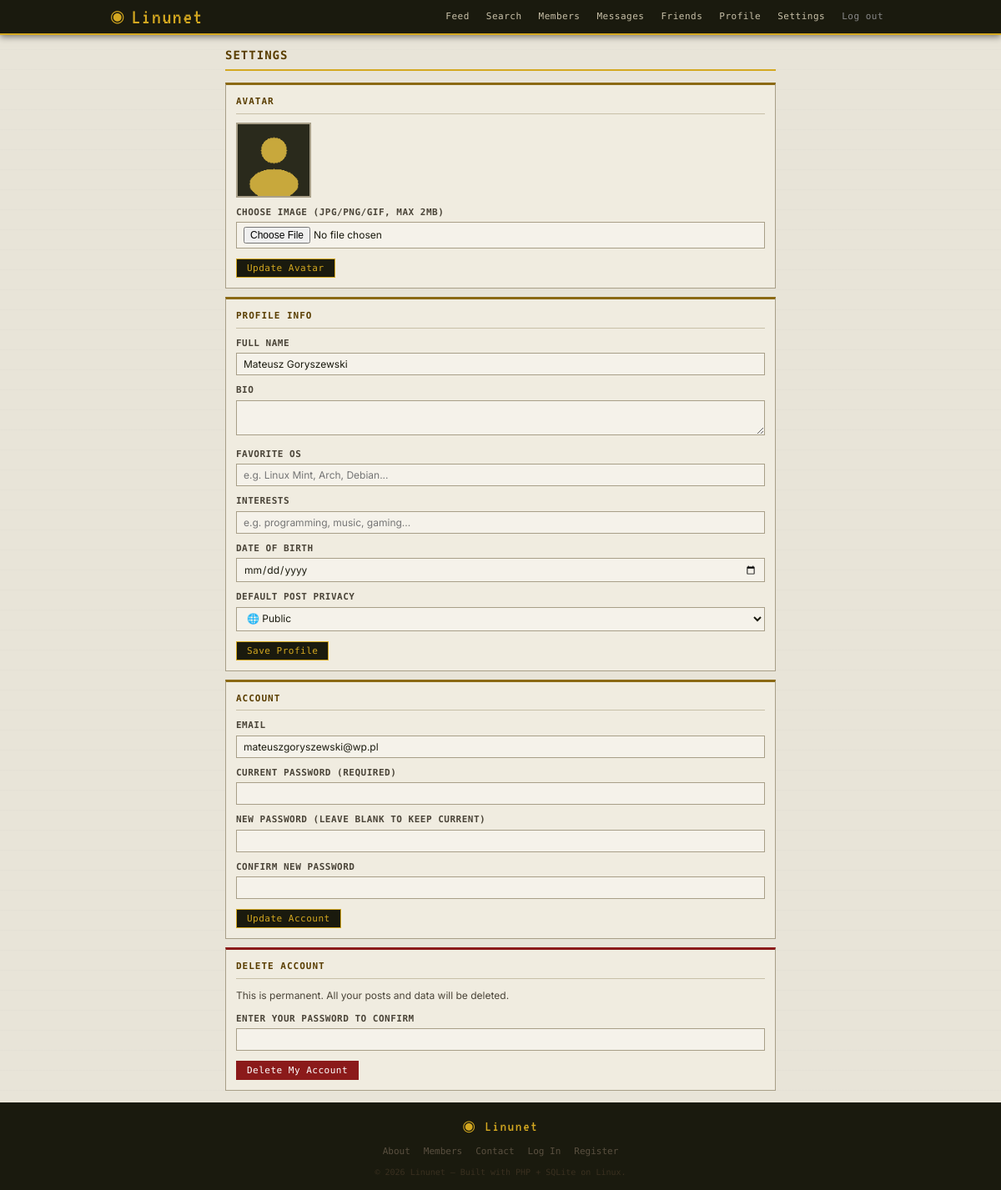
/settings.php (signed in), run on the app's committed database.
### tables this page shows
CREATE TABLE users (
        id INTEGER PRIMARY KEY AUTOINCREMENT,
        username TEXT UNIQUE NOT NULL,
        email TEXT UNIQUE NOT NULL,
        password_hash TEXT NOT NULL,
        full_name TEXT NOT NULL,
        bio TEXT DEFAULT '',
        avatar TEXT DEFAULT 'default.png',
        favorite_os TEXT DEFAULT '',
        interests TEXT DEFAULT '',
        birthdate TEXT DEFAULT '',
        post_privacy TEXT DEFAULT 'public',
        is_admin INTEGER DEFAULT 0,
        created_at DATETIME DEFAULT CURRENT_TIMESTAMP
    );

### auth.php (called while the page is built, shortened)
<?php
function currentUser(): ?array {
    $db = getDB();
    $stmt = $db->prepare("SELECT * FROM users WHERE id = ?");
    $stmt->execute([(int)$_SESSION['user_id']]);
    $user = $stmt->fetch();
    return $user;
}

### settings.php (the view, shortened to what this page needs)
<?php
require_once 'auth.php';
$me = currentUser();
include 'tpl_header.php';
?>
<div class="layout-single">
  <h2>Settings</h2>
  <div class="card mb">
    <h3>Avatar</h3>
    <img src="uploads/avatars/<?= htmlspecialchars($me['avatar']) ?>" class="avatar-xl" alt="">
    <form method="POST" enctype="multipart/form-data">
      <label>Choose image (jpg/png/gif, max 2MB)</label>
      <input type="file" name="avatar" accept="image/*">
      <button type="submit">Update Avatar</button>
    </form>
  </div>
  <div class="card mb">
    <h3>Profile Info</h3>
    <form method="POST">
      <label>Full Name</label>
      <input type="text" name="full_name" value="<?= htmlspecialchars($me['full_name']) ?>" required maxlength="60">
      <label>Bio</label>
      <textarea name="bio" maxlength="500"><?= htmlspecialchars($me['bio']) ?></textarea>
      <label>Favorite OS</label>
      <input type="text" name="favorite_os" value="<?= htmlspecialchars($me['favorite_os']) ?>" maxlength="60" placeholder="e.g. Linux Mint, Arch, Debian...">
      <label>Interests</label>
      <input type="text" name="interests" value="<?= htmlspecialchars($me['interests']) ?>" maxlength="200" placeholder="e.g. programming, music, gaming...">
      <label>Date of Birth</label>
      <input type="date" name="birthdate" value="<?= htmlspecialchars($me['birthdate']) ?>">
      <label>Default post privacy</label>
      <select name="post_privacy">
        <option value="public" <?= $me['post_privacy']==='public'?'selected':'' ?>>🌐 Public</option>
      </select>
      <button type="submit">Save Profile</button>
    </form>
  </div>
  <div class="card mb">
    <h3>Account</h3>
    <form method="POST">
      <label>Email</label>
      <input type="email" name="email" value="<?= htmlspecialchars($me['email']) ?>" required>
      <label>Current Password (required)</label>
      <input type="password" name="current_password" required>
      <label>New Password (leave blank to keep current)</label>
      <input type="password" name="new_password">
      <label>Confirm New Password</label>
      <input type="password" name="confirm_password">
      <button type="submit">Update Account</button>
    </form>
  </div>
  <div class="card card-danger">
    <h3>Delete Account</h3>
    <p class="muted">This is permanent. All your posts and data will be deleted.</p>
    <form method="POST" onsubmit="return confirm('Are you absolutely sure? This cannot be undone.')">
      <label>Enter your password to confirm</label>
      <input type="password" name="confirm_pw" required>
      <button type="submit" class="btn-danger">Delete My Account</button>
    </form>
  </div>
</div>
<?php include 'tpl_footer.php'; ?>

### style.css (style rules this page uses)
:root { --bg: #e8e4d8; --bg2: #d4cfc0; --white: #f5f2ea; --panel: #f0ece0; --border: #a89f88; --border2: #c8c0a8; --text: #1a1a0e; --text2: #4a4438; --muted: #7a7060; --link: #2a4a8a; --link-hover: #1a3060; --accent: #5a3e00; --accent2: #8b6914; --green: #1a5c1a; --red: #8b1a1a; --topbar-bg: #1a1a0e; --topbar-text: #c8c0a8; --topbar-acc: #d4a820; --topbar-h: 42px; --radius: 0px; --max-w: 960px; }
*, *::before, *::after { box-sizing: border-box; margin: 0; padding: 0; }
html { scroll-behavior: smooth; }
body { font-family: 'Inter', Tahoma, Verdana, sans-serif; font-size: 12px; background: var(--bg); color: var(--text); line-height: 1.5; background-image: repeating-linear-gradient( 0deg, transparent, transparent 23px, rgba(0,0,0,0.03) 24px ); min-height: 100vh; display: flex; flex-direction: column; }
img { display: block; }
.layout-single { max-width: 660px; margin: 0 auto; }
.card { background: var(--panel); border: 1px solid var(--border); border-top: 3px solid var(--accent2); padding: 12px; }
.card.mb { margin-bottom: 10px; }
.card h3 { font-family: 'Share Tech Mono', monospace; font-size: 11px; text-transform: uppercase; letter-spacing: 1px; color: var(--accent); border-bottom: 1px solid var(--border2); padding-bottom: 5px; margin-bottom: 10px; }
.card-danger { border-top-color: var(--red); }
.avatar-xl { width: 90px; height: 90px; object-fit: cover; border: 2px solid var(--border); }
.card p { line-height: 1.7; color: var(--text2); }
button, .btn { background: var(--topbar-bg); color: var(--topbar-acc); border: 1px solid var(--topbar-acc); padding: 4px 12px; font-size: 11px; font-family: 'Share Tech Mono', monospace; letter-spacing: 0.5px; cursor: pointer; display: inline-block; text-decoration: none; transition: all 0.15s; }
.btn-danger { background: var(--red) !important; color: #fff !important; border-color: var(--red) !important; }
label { display: block; font-size: 11px; font-weight: 600; margin-top: 10px; margin-bottom: 3px; color: var(--text2); font-family: 'Share Tech Mono', monospace; text-transform: uppercase; letter-spacing: 0.5px; }
input[type="text"], input[type="email"], input[type="password"], input[type="date"], input[type="file"], textarea, select { width: 100%; padding: 5px 8px; border: 1px solid var(--border); background: var(--white); font-family: inherit; font-size: 12px; color: var(--text); }
form button { margin-top: 12px; }
.muted { color: var(--muted); }
h2 { font-family: 'Share Tech Mono', monospace; font-size: 14px; text-transform: uppercase; letter-spacing: 1px; color: var(--accent); border-bottom: 2px solid var(--topbar-acc); padding-bottom: 6px; margin-bottom: 14px; }
h3 { font-size: 13px; color: var(--accent); margin-bottom: 8px; }
html { height: 100%; }
body { min-height: 100vh !important; display: flex !important; flex-direction: column !important; }

### data on the page
users: avatar (placeholder picture), full_name "Mateusz Goryszewski", post_privacy "🌐 Public", email "mateuszgoryszewski@wp.pl"

### other printed values
SITE_NAME "Linunet"
